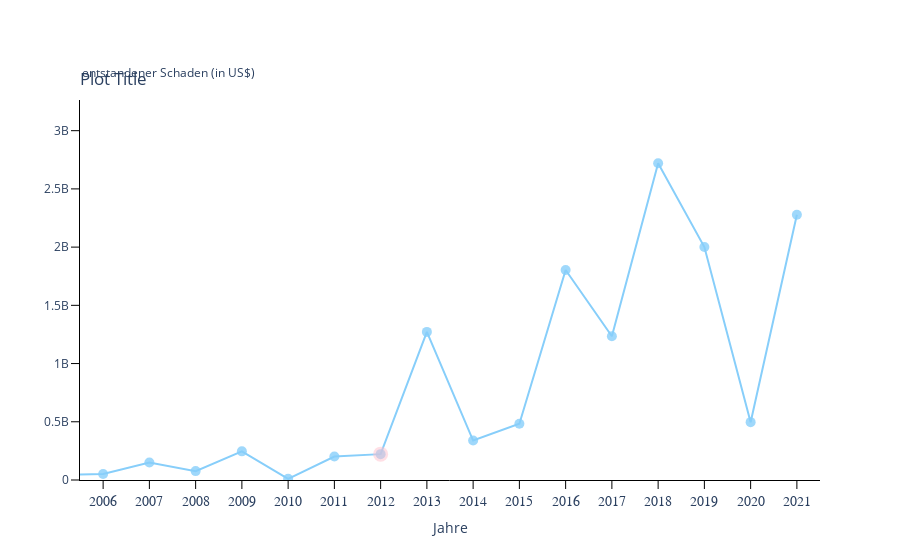

The notebook cell this image was saved under:
### Code cell
df_fig1 = pd.DataFrame(df.groupby(by=['year'])['records lost'].sum().reset_index())
# print(df_fig1.head())
fig = px.line(df_fig1, x="year", y="records lost", 
                        labels={
                        "year": "Jahre",
                        "records lost": "",

                        },
                        

                        title='Testtitle', markers=True)

fig.update_xaxes(showgrid=False, title_font_family="Arial", title_font_color="black", col =10)
fig.update_yaxes(showgrid=False, title_font_family="Arial", title_font_color="black")
fig.update_layout(
    title={
        'text': "Plot Title",
        'y':0.87,
        'x':0.0,
        'xref': "paper",
        'xanchor': 'left',
        'yanchor': 'top'},
    plot_bgcolor = "rgba(0,0,0,0)",
    paper_bgcolor = "rgba(255,255,255,1)",
 
    xaxis= dict(
        range=[df['year'].max() - 15 - 0.5, df['year'].max() + 0.5],
        dtick= 1,
        ticks = "outside",
        tickwidth = 1,
        tickcolor = "black",
        ticklen = 8,
        tickfont = dict(family = 'Arial', size = 14),
        showline = True,
        linewidth = 1,
        linecolor = 'black',
        
        

        
        ),
    yaxis = dict(
        range=[0, df_fig1['records lost'].max()*1.2],
        ticks = "outside",
        tickwidth = 1,
        tickcolor = "black",
        ticklen = 8,
        ticklabelposition="outside",
        showline = True,
        linewidth = 1,
        linecolor = 'black',
        
        ),
    )

fig.update_traces(
    marker = dict(
        color = 'LightSkyBlue',
        size = 10,
        opacity = 0.8,
    ),
    line = dict(
        color = 'LightSkyBlue',
        width = 2
    ),
)

fig.add_annotation(x=0,y=1.1,

                   text="entstandener Schaden (in US$)", #textangle=-90,
                    xref="paper",
                    valign="top",
    yref="y domain", showarrow=False)



fig2 = px.scatter(df_fig1.iloc[[8]], x="year", y="records lost")


fig2.update_traces(
    marker = dict(
        color = 'pink',
        size = 15,
        opacity = 0.5,
        

    ),
)

fig.add_trace(fig2.data[0])


print(df_fig1.iloc[[8]])    



        
fig.show()

### Figure 1 — Plotly figure (JSON) as saved in the notebook; plotly's stock layout.template omitted (floating-point values rounded to 4 significant figures)
{"data": [{"hovertemplate": "Jahre=%{x}<br>=%{y}<extra></extra>", "legendgroup": "", "line": {"color": "LightSkyBlue", "dash": "solid", "width": 2}, "marker": {"color": "LightSkyBlue", "opacity": 0.8, "size": 10, "symbol": "circle"}, "mode": "lines+markers", "name": "", "orientation": "v", "showlegend": false, "type": "scatter", "x": [2004, 2005, 2006, 2007, 2008, 2009, 2010, 2011, 2012, 2013, 2014, 2015, 2016, 2017, 2018, 2019, 2020, 2021], "xaxis": "x", "y": [92000000, 44100000, 50825000, 150597405, 76255500, 245895400, 9783285, 201236162, 221926177, 1272018579, 338674396, 482857030, 1803040035, 1234191309, 2719547878, 2000815298, 496707000, 2277765962], "yaxis": "y"}, {"hovertemplate": "year=%{x}<br>records lost=%{y}<extra></extra>", "legendgroup": "", "marker": {"color": "pink", "opacity": 0.5, "size": 15, "symbol": "circle"}, "mode": "markers", "name": "", "orientation": "v", "showlegend": false, "type": "scatter", "x": [2012], "xaxis": "x", "y": [221926177], "yaxis": "y"}], "layout": {"annotations": [{"showarrow": false, "text": "entstandener Schaden (in US$)", "valign": "top", "x": 0, "xref": "paper", "y": 1.1, "yref": "y domain"}], "legend": {"tracegroupgap": 0}, "paper_bgcolor": "rgba(255,255,255,1)", "plot_bgcolor": "rgba(0,0,0,0)", "title": {"text": "Plot Title", "x": 0, "xanchor": "left", "xref": "paper", "y": 0.87, "yanchor": "top"}, "xaxis": {"anchor": "y", "domain": [0, 1], "dtick": 1, "linecolor": "black", "linewidth": 1, "range": [2006.0, 2022.0], "showline": true, "tickcolor": "black", "tickfont": {"family": "Arial", "size": 14}, "ticklen": 8, "ticks": "outside", "tickwidth": 1, "title": {"text": "Jahre"}}, "yaxis": {"anchor": "x", "domain": [0, 1], "linecolor": "black", "linewidth": 1, "range": [0, 3263000000.0], "showgrid": false, "showline": true, "tickcolor": "black", "ticklabelposition": "outside", "ticklen": 8, "ticks": "outside", "tickwidth": 1, "title": {"font": {"color": "black", "family": "Arial"}, "text": ""}}}}
